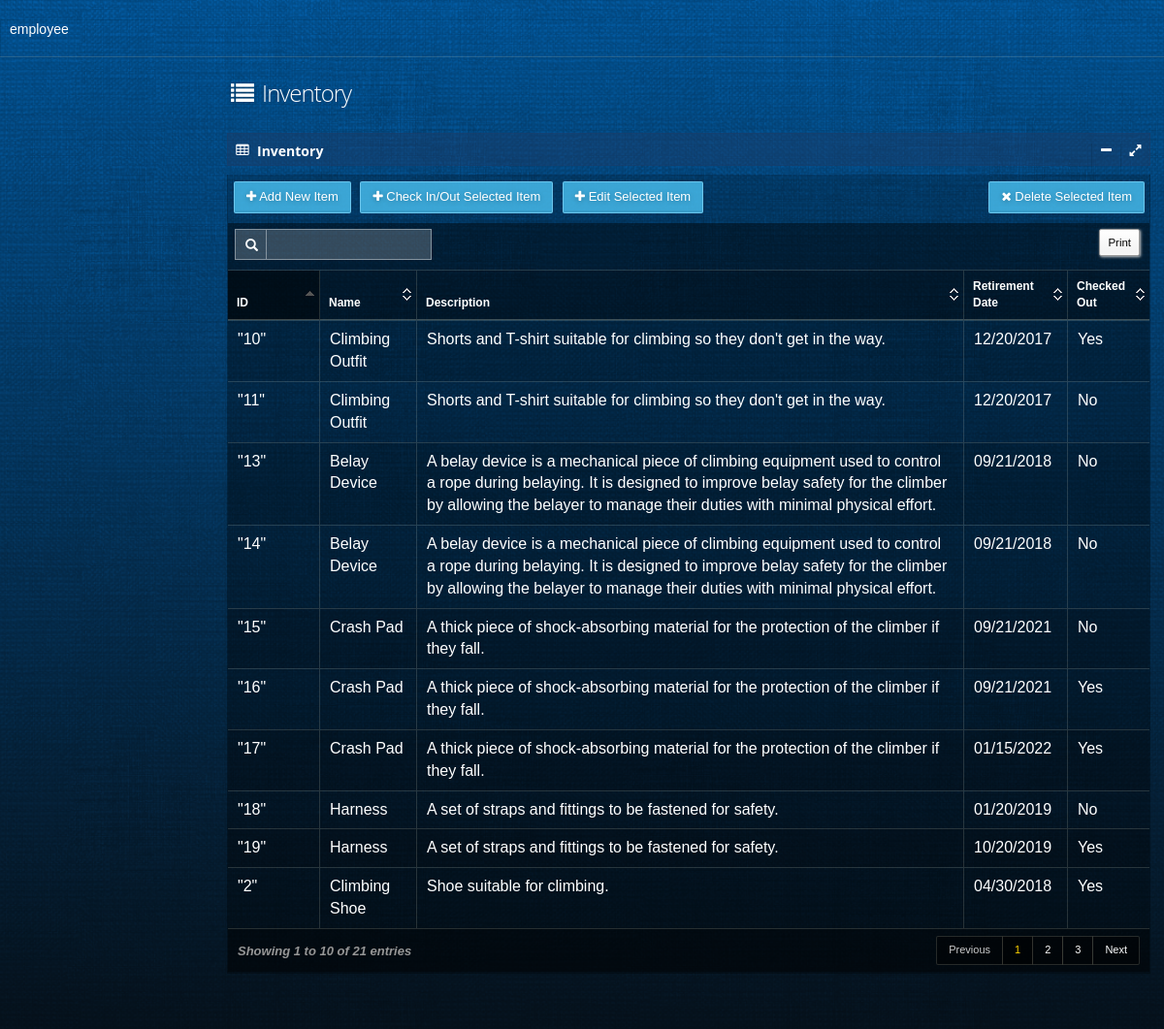
/inventory (signed in), run on an earlier commit of the app's database.
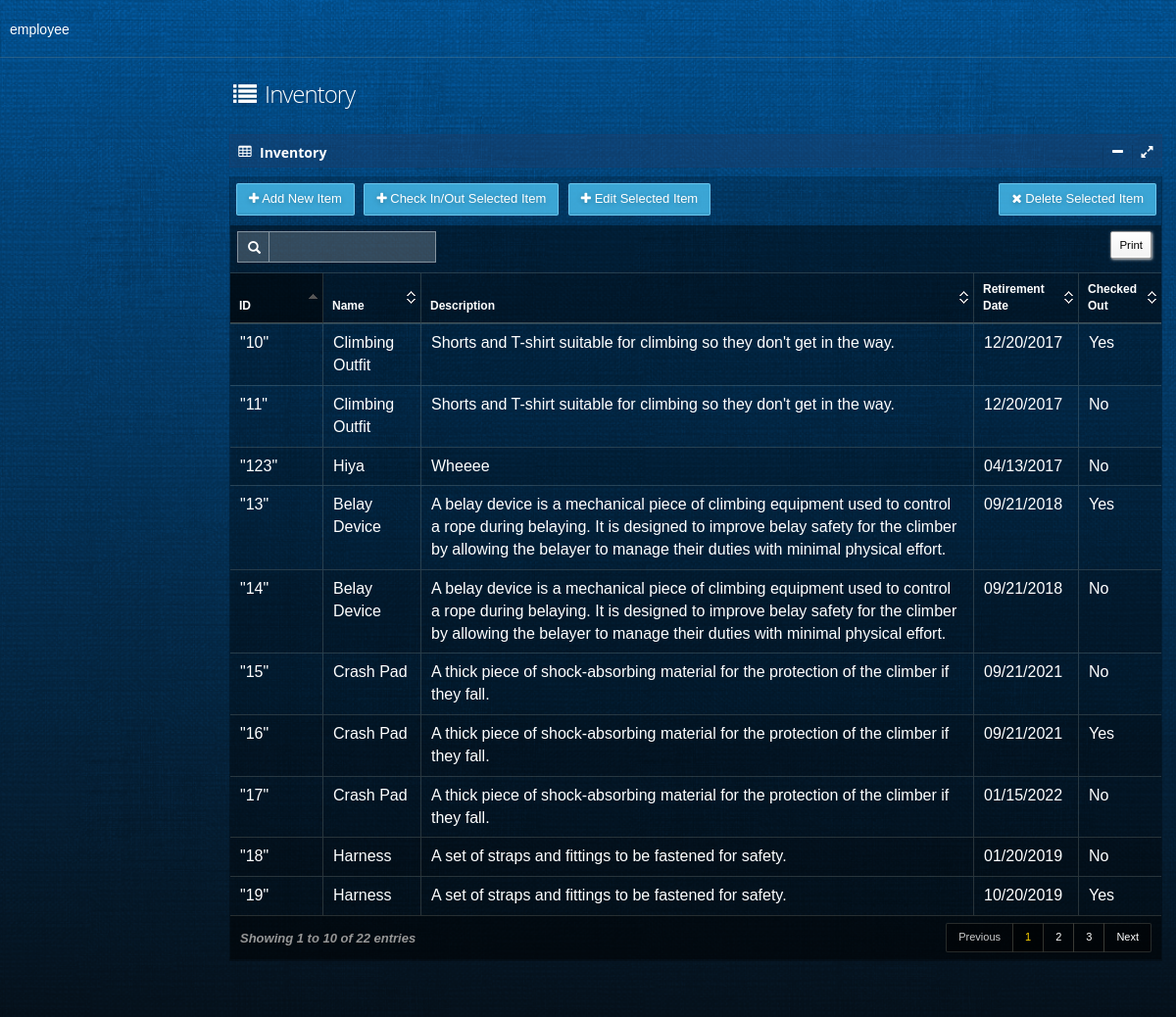
And on a later commit of the database.
### tables this page shows
CREATE TABLE "Inventory" (
	`Id`	TEXT NOT NULL UNIQUE,
	`Name`	TEXT NOT NULL,
	`Description`	TEXT,
	`RetirementDate`	TEXT,
	`IsCheckOut`	REAL NOT NULL
);

### app.py (the view)
@app.route('/inventory')
def inventory():
    return inventoryModule.inventory()

### databaseFunctions.py (called while the page is built)
def getAllInventoryIds():
    with engine.connect() as connection:
        sqlText = text("SELECT Id FROM Inventory ORDER by Name, Id")
        result = engine.execute(sqlText)
        ids = []
        for row in result:
            ids.append(row[0])
        if not ids:
            return None
        else:
            return ids

def getAllInventoryNames():
    with engine.connect() as connection:
        sqlText = text("SELECT Name FROM Inventory ORDER by Name, Id")
        result = engine.execute(sqlText)
        names = []
        for row in result:
            names.append(row[0])
        if not names:
            return None
        else:
            return names

def getAllInventoryDescriptions():
    with engine.connect() as connection:
        sqlText = text("SELECT Description FROM Inventory ORDER by Name, Id")
        result = engine.execute(sqlText)
        descriptions = []
        for row in result:
            descriptions.append(row[0])
        if not descriptions:
            return None
        else:
            return descriptions

def getAllInventoryRetirementDates():
    with engine.connect() as connection:
        sqlText = text("SELECT RetirementDate FROM Inventory ORDER by Name, Id")
        result = engine.execute(sqlText)
        retirementDates = []
        for row in result:
            retirementDates.append(row[0])
        if not retirementDates:
            return None
        else:
            return retirementDates

def getAllInventoryCheckOutStatuses():
    with engine.connect() as connection:
        sqlText = text("SELECT IsCheckOut FROM Inventory ORDER by Name, Id")
        result = engine.execute(sqlText)
        checkOutStatuses = []
        for row in result:
            checkOutStatuses.append(row[0])
        if not checkOutStatuses:
            return None
        else:
            return checkOutStatuses

### templates/inventory.html (shortened to what this page needs)
﻿{% extends "layout.html" %}
{% block body %}
<div id="main" role="main">
    <div id="content">
        <div class="row">
            <div class="col-xs-12 col-sm-7 col-md-7 col-lg-4">
                <h1 class="page-title txt-color-blueDark">
                    <i class="fa-fw fa fa-list"></i>
                    Inventory
                </h1>
            </div>
        </div>
        <section id="widget-grid" class="">
            <div class="row">
                <article class="col-xs-12 col-sm-12 col-md-12 col-lg-12">
                    <div class="jarviswidget jarviswidget-color-blueDark" id="wid-id-1" data-widget-editbutton="false" data-widget-colorbutton="false" data-widget-deletebutton="false">
                        <header style="padding-top:10px">
                            <span class="widget-icon"> <i class="fa fa-table"></i> </span>
                            <h2 style="line-height:15px"><strong>Inventory</strong></h2>
                        </header>
                        <div>
                            <div class="widget-body no-padding">
                                <div style="padding-bottom:10px; padding-right: 5px; padding-top: 7px;">
                                    <button class="btn btn-primary" style="margin-left:6px;" data-toggle="modal" data-target="#myModal">
                                        <i class="fa fa-plus"></i> <span class="hidden-mobile">Add New Item</span>
                                    </button>
                                    <button class="btn btn-primary" id="checkOutInventoryItem" style="margin-left:6px;">
                                        <i class="fa fa-plus"></i> <span class="hidden-mobile">Check In/Out Selected Item</span>
                                    </button>
                                    <button class="btn btn-primary" id="editInventoryItem" style="margin-left:6px;" data-target="#editModal">
                                        <i class="fa fa-plus"></i> <span class="hidden-mobile">Edit Selected Item</span>
                                    </button>
                                    <button class="btn btn-primary" style="margin-left:6px; float:right" id="deleteButton">
                                        <i class="fa fa-times"></i> <span class="hidden-mobile">Delete Selected Item</span>
                                    </button>
                                </div>
                                <table id="datatable" class="table table-striped table-bordered table-hover">
                                    <thead>
                                        <tr>
                                            <th data-hide="phone">ID</th>
                                            <th data-class="expand">Name</th>
                                            <th data-hide="phone">Description</th>
                                            <th data-hide="phone,tablet">Retirement Date</th>
                                            <th data-hide="phone,tablet">Checked Out</th>
                                        </tr>
                                    </thead>
                                    <tbody>
                                        {% for row in inventoryTable %}
                                        <tr id="tr">
                                            <td>{{ row['id']|tojson|safe }}</td>
                                            <td>{{ row['name'] }}</td>
                                            <td>{{ row['description'] }}</td>
                                            <td>{{ row['retirementDate'] }}</td>
                                            {% if row['checkOutStatus'] == 'False' %}
                                            <td>No</td>
                                            {% else %}
                                            <td>Yes</td>
                                            {% endif %}
                                        </tr>
                                        {% endfor %}
                                    </tbody>
                                </table>
                            </div>
                        </div>
                    </div>
                </article>
            </div>
        </section>
    </div>
</div>
    {% endblock %}

### templates/layout.html (shortened to what this page needs)
<link rel="stylesheet" type="text/css" media="screen" href="static/css/bootstrap.min.css">
<link rel="stylesheet" type="text/css" media="screen" href="static/css/font-awesome.min.css">
<link rel="stylesheet" type="text/css" media="screen" href="static/css/smartadmin-production-plugins.min.css">
<link rel="stylesheet" type="text/css" media="screen" href="static/css/smartadmin-production.min.css">
<link rel="stylesheet" type="text/css" media="screen" href="static/css/smartadmin-skins.min.css">
<link rel="stylesheet" type="text/css" media="screen" href="static/css/smartadmin-rtl.min.css">
<link rel="stylesheet" type="text/css" media="screen" href="static/css/styles.css">
<link rel="stylesheet" href="static/css/signature-pad.css">
<!DOCTYPE html>
<html lang="en-us">
<head>
</head>
<body class="smart-style-5">
    {% if session['isLoggedIn'] %}
    <div class="login-info" style="font-size:14px">
        <span>
            <span>
                {{ session['currentUserFirstName'] }} <br />
            </span>
        </span>
    </div>
    {% endif %}
    {% block body %}{% endblock %}
</body>
</html>

### static/css/styles.css (style rules this page uses)
body { width:100%; height:100% }

### static/css/signature-pad.css (style rules this page uses)
body { font-family: Helvetica, Sans-Serif; -moz-user-select: none; -webkit-user-select: none; -ms-user-select: none; }

What changed in the data, as far as the page shows it:
no longer on this page (row unchanged): Inventory: name "Climbing Shoe", description "Shoe suitable for climbing.", retirementDate "04/30/2018"
changed Inventory (number 1 of 10 on the later page): IsCheckOut "False" → "True" (drawn)
changed Inventory (number 7 of 10 on the later page): IsCheckOut "True" → "False" (drawn)
added Inventory: id|tojson "\"123\"", name "Hiya", description "Wheeee", retirementDate "04/13/2017"
Also different on the page:
text written by a page script: "Print Showing 1 to 10 of 21 entries Previous 1 2 3 Next" → "Print Showing 1 to 10 of 22 entries Previous 1 2 3 Next"
list line gone: "No"
new list line: "Yes"
list line gone: "Yes"
new list line: "No"
list line gone: "\"2\" Yes"
